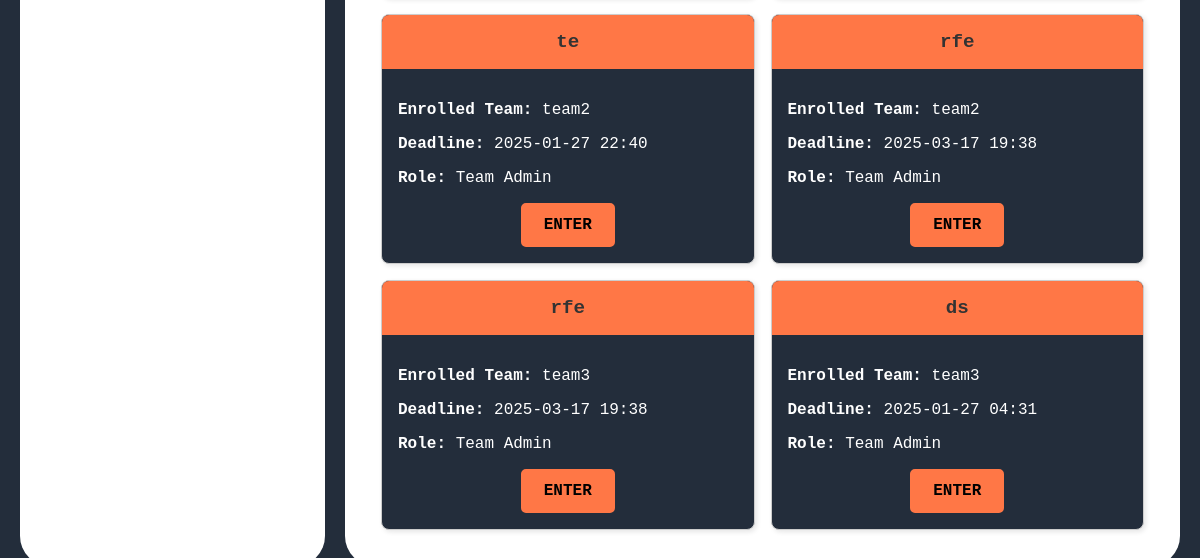
The page /competitor/enrolled_hackathons/ (signed in, lower part) on the database as committed earlier.
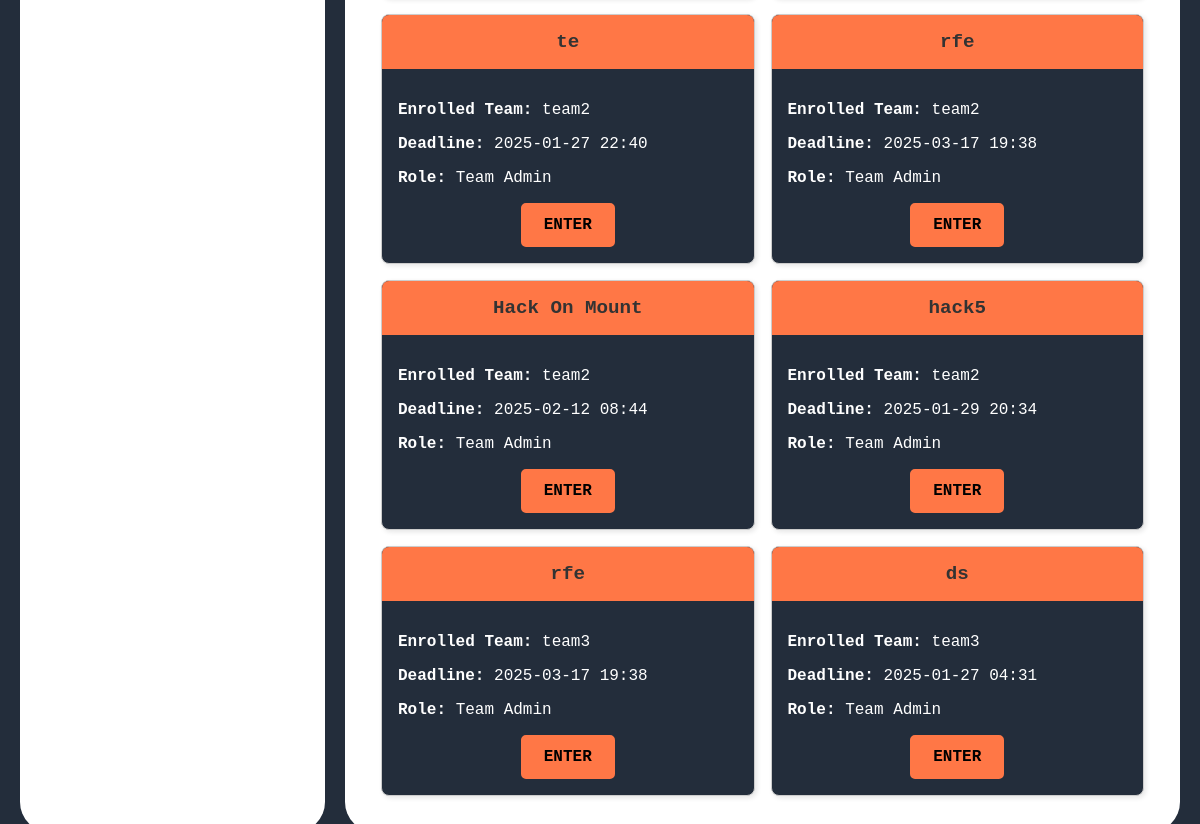
The same page on the database as committed later.
### host/models.py (models this page shows, shortened)
class TeamEnrollment(models.Model):
    event = models.ForeignKey('GroupEvent', on_delete=models.CASCADE, related_name='enrollments')
    team = models.ForeignKey('competitor.Team', on_delete=models.CASCADE, related_name='enrolled_events')
    enrolled_at = models.DateTimeField(auto_now_add=True)

class GroupEvent(models.Model):
    hackathon_name = models.CharField(max_length=200)
    organization = models.CharField(max_length=200)
    theme = models.CharField(max_length=200)
    frameworks = models.CharField(max_length=300)
    max_team_size = models.IntegerField()
    last_submission_datetime = models.DateTimeField()
    evaluation_criteria = models.TextField()
    created_by = models.ForeignKey(settings.AUTH_USER_MODEL, on_delete=models.CASCADE, related_name="group_events")
    entry_fee = models.DecimalField(max_digits=10, decimal_places=2, default=0.00)

### competitor/models.py (models this page shows, shortened)
class Team(models.Model):
    name = models.CharField(max_length=255, unique=True)
    team_admin = models.ForeignKey(
        User,
        on_delete=models.CASCADE,
        related_name='admin_teams'
    )  # The user who created the team (must be a competitor)
    members = models.ManyToManyField(
        User,
        related_name='team_members',
        blank=True
    )
    created_at = models.DateTimeField(auto_now_add=True)  # Timestamp of creation

### competitor/views.py (the view)
# urls.py: path('enrolled_hackathons/', views.enrolled_hackathons, name='enrolled_hackathons'),
def enrolled_hackathons(request):
    user_teams = Team.objects.filter(members=request.user) | Team.objects.filter(team_admin=request.user)
    enrolled_events = TeamEnrollment.objects.filter(team__in=user_teams).select_related('event')
    return render(request, 'competitor/enrolled_hackathons.html', {'enrolled_events': enrolled_events})

### templates/competitor/enrolled_hackathons.html (shortened to what this page needs)
{% extends "competitor/competitor_dashboard.html" %}
{% block right_div %}
{% if enrolled_events %}
    <div class="cards-container" style="display: grid; grid-template-columns: repeat(2, 1fr); gap: 16px;">
        {% for enrollment in enrolled_events %}
            <div class="card">
                <div class="hackathon_name">
                    {{ enrollment.event.hackathon_name }}
                </div>
                <div style="padding: 16px;">
                    <p><strong>Enrolled Team:</strong> {{ enrollment.team.name }}</p>
                    <p><strong>Deadline:</strong> {{ enrollment.event.last_submission_datetime|date:"Y-m-d H:i" }}</p>
                    <p><strong>Role:</strong>
                        {% if enrollment.team.team_admin == request.user %}
                            Team Admin
                        {% else %}
                            Team Member
                        {% endif %}
                    </p>
                    <div style="text-align: center; margin-top: 16px;">
                        <a href="{% url 'competitor:event_details' enrollment.event.id enrollment.team.id %}" class="btn-like">
                            ENTER
                        </a>
                    </div>
                </div>
            </div>
        {% endfor %}
    </div>
{% else %}
    <p style="text-align: center; margin-top: 16px;">You are not enrolled in any hackathons yet.</p>
{% endif %}
{% endblock right_div %}

Rows that differ between the two databases and show on the page:
added TeamEnrollment: event.hackathon_name "Hack On Mount", team.name "team2", event.last_submission_datetime "2025-02-12 08:44", shows "Team Admin"
added TeamEnrollment: event.hackathon_name "hack5", team.name "team2", event.last_submission_datetime "2025-01-29 20:34", shows "Team Admin"
